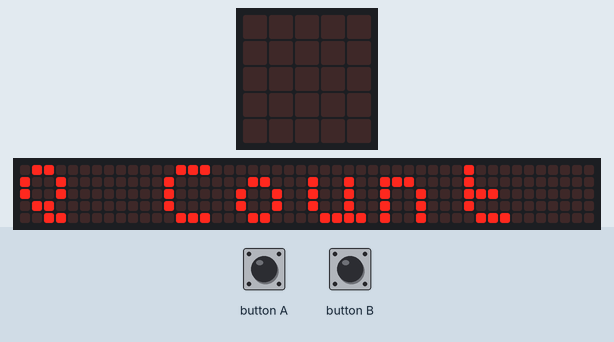
This program was run on a simulated BBC micro:bit (MakeCode). Parts: the board's 5×5 LED display, a strip that is not on the board, showing the scrolling text unrolled. The test bench sets the inputs (shaded band). The 48×5 strip is a reading aid, not a part: it shows the text the display is scrolling, unrolled, one strip-width of it at a time.

Above: at 1.4 s.
At 8.4 s:
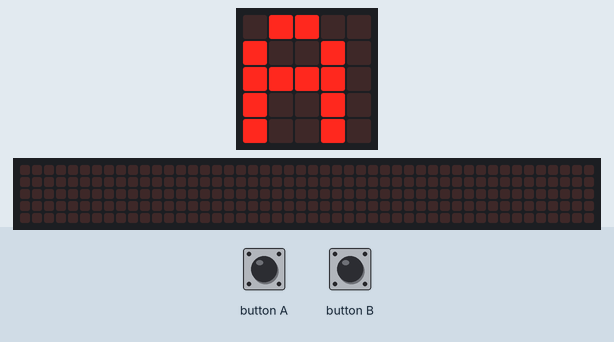
8.5 s: button A pressed for 0.15 s
At 11.1 s:
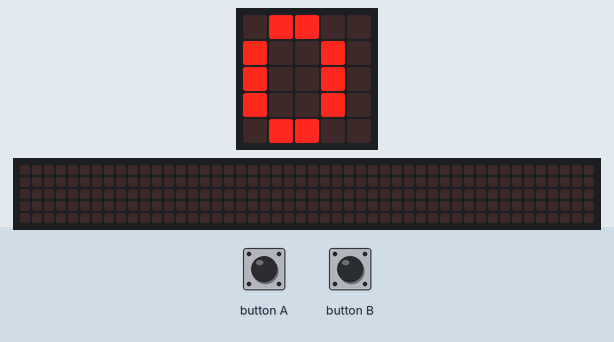
At 11.64 s:
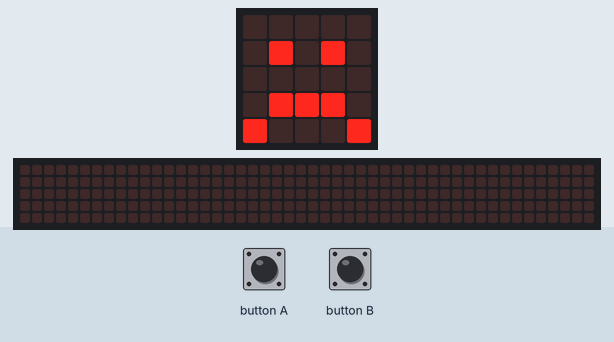
Timing chart, 0 to 13.1 s (numbered marks = the images above; inputs shaded):
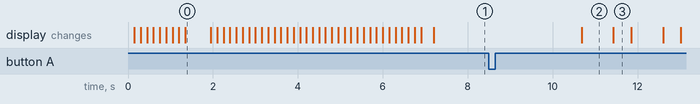

The program:

microbit-04-Button-mash.py
```python
def on_button_pressed_a():
    global game_state, start_time, count
    game_state = 1
    start_time = input.running_time()
    count = 0
input.on_button_pressed(Button.A, on_button_pressed_a)

def on_button_pressed_b():
    global count
    if game_state == 1:
        count = count + 1
input.on_button_pressed(Button.B, on_button_pressed_b)

count = 0
start_time = 0
game_state = 0
basic.show_string("Q Count")
# Records the current game state:
# 0 - not started
# 1 - game has started
# 2 - game has finished
game_state = 0

def on_forever():
    global game_state
    if game_state == 0:
        basic.show_string("A")
    elif game_state == 1:
        if input.running_time() - start_time > 2000:
            game_state = 2
    else:
        basic.show_number(count)
        if count > 9:
            basic.show_leds("""
                . . . . .
                . # . # .
                . . . . .
                # . . . #
                . # # # .
                """)
        elif count > 6:
            basic.show_leds("""
                . . . . .
                . # . # .
                . . . . .
                # # # # #
                . . . . .
                """)
        else:
            basic.show_leds("""
                . . . . .
                . # . # .
                . . . . .
                . # # # .
                # . . . #
                """)
basic.forever(on_forever)
```

Measured:
- after the input at 8.5 s, the display: changes after 2.2 s (image 2)
- what the display in image 0 shows lasts 0.6 s, from 1.4 s to 2.0 s
- what the display in image 2 shows lasts 0.7 s, from 10.7 s to 11.4 s
- what the display in image 3 shows lasts 0.5 s, from 11.4 s to 11.9 s
